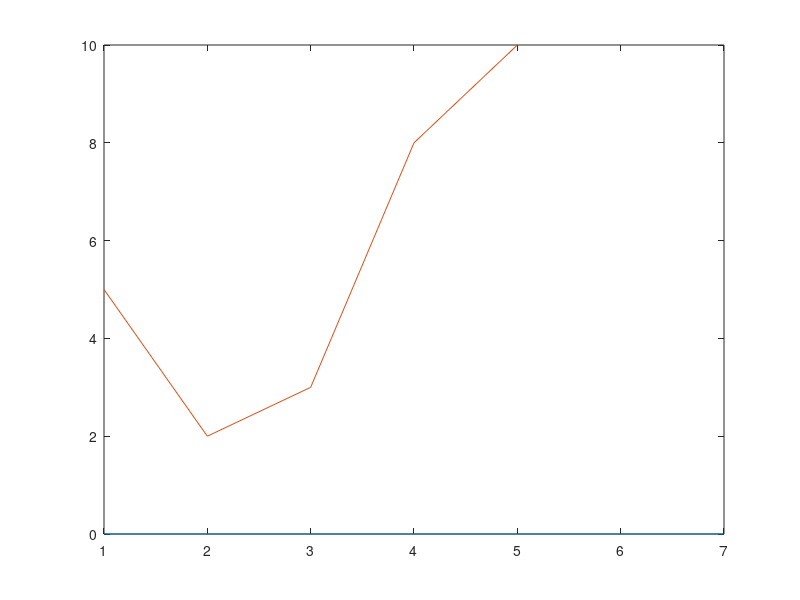

MATLAB code to generate this figure: (Note: this script raises an error after producing the figure.)

currentFastestCraft_KM = 50000;

%Suppose you wanted to reach Alpha Centauri
%(4.4 ly from the Solar system) in 170 years.
%How fast would you have to go, in km/hr?

alphaCentauri = 28000000;

% p = orbital period
% a = semimajor axis
% e = eccentricity

 a = 3;
 b= 4;

 c = sqrt(a^2+b^2)
%  b = sqrt(c^2-a^2)
%  a =sqrt(c^2-b^2)
 
 equalTo = 1>=1 %assigns a boolean value
 
 %absolute value -> abs
   abs(-9)
   
   %sign function
  
   sign(-5)
   
   sign(2)
   
   12*8
   
%% vector
roots([1 2 -8 2])
roots([3 0 4 -2])
roots([5 3 0 0 4 0 3])
%% GCD

gcd(1701,3768)

exp(1)
%%
   
% exp(1)
% 
% exp(2)

perms([2 3 5 1 7 6 ])
combnk([2 3 4], 2)

roots([3,5,2])
%%

vector = [5 2 3 8 10]


cool= 0:22;

awesome = 1:3:20

length(vector)


k = linspace(1,1000, 1000);

plot(1:7 , zeros(1,7))
hold on
plot(vector)

rad = 1:5;
neat = 1:5;

vector(2:3) = vector(2:3) .* 100


mainvec = [vector cool]

vector = [vector 44]

length(vector)

vector(length(vector))

root

